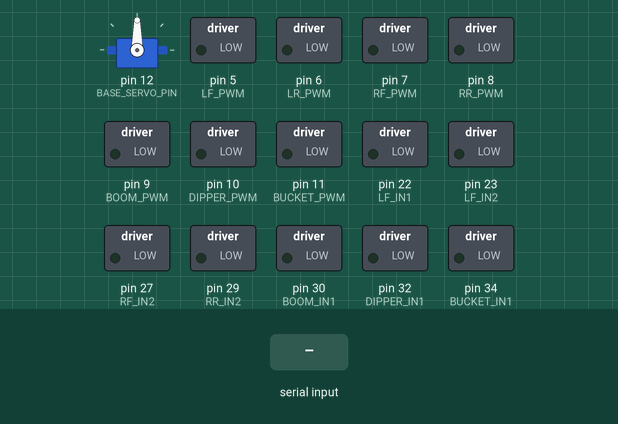
This program was run on a simulated Arduino Mega 2560, built with avr-gcc and run on an emulated ATmega2560. Shown: servo, switched loads named in the program (green lamp = pin HIGH). The test bench sets the inputs (shaded band).

Above: at 1.2 s.
1.3 s: "DRIVE,,45\n" received over Serial
At 2.1 s:
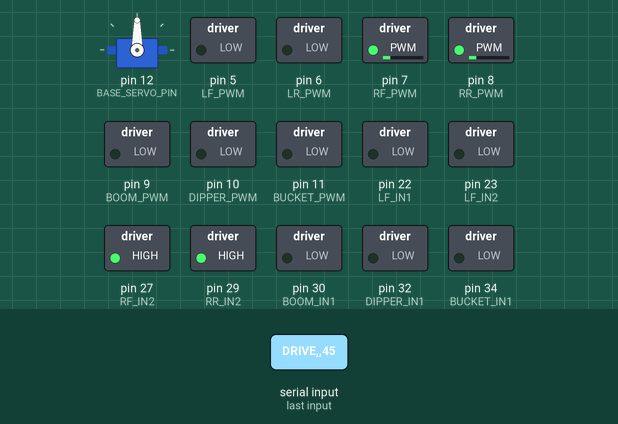
2.8 s: "BOOM,90\n" received over Serial
At 3.2 s:
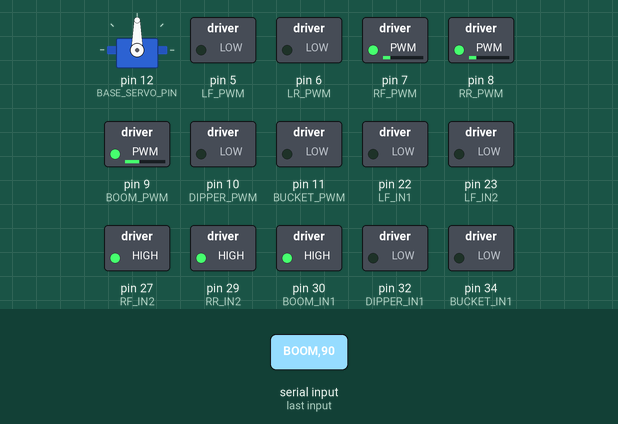
4.3 s: "DIPPER,90\n" received over Serial
At 5.5 s:
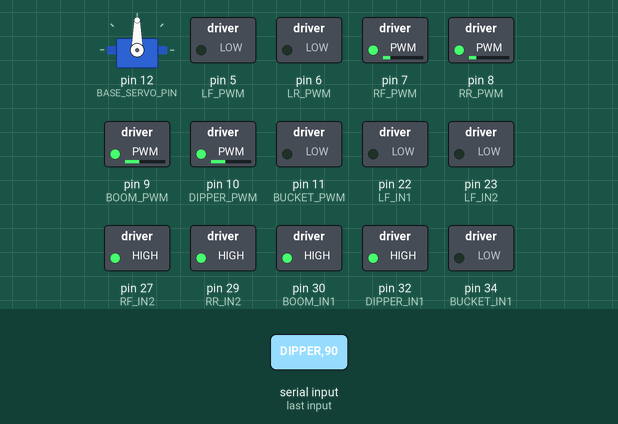
5.8 s: "BOOM,\n" received over Serial
At 6.6 s:
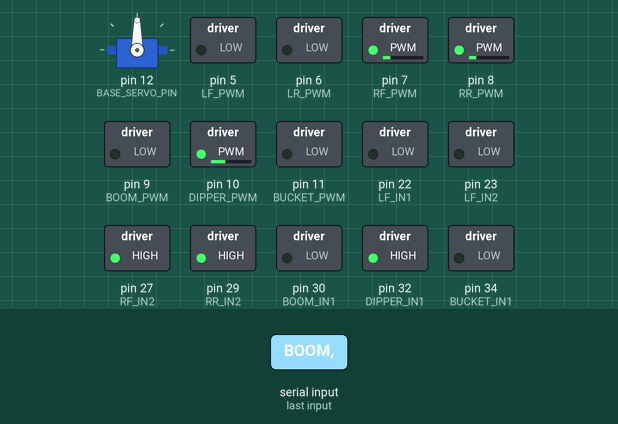
7.3 s: "BUCKET,90\n" received over Serial
At 7.9 s:
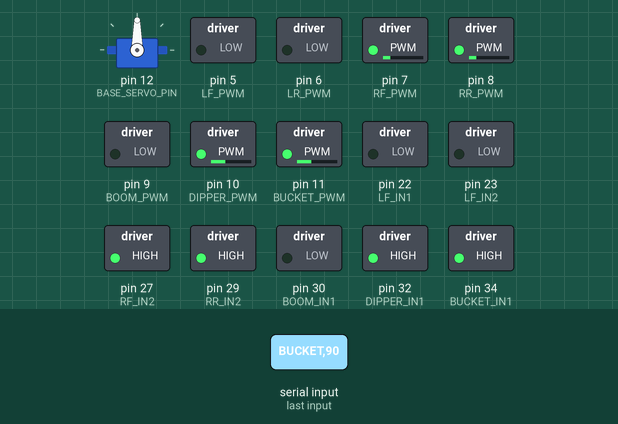
8.8 s: "DIPPER,\n" received over Serial
At 10.1 s:
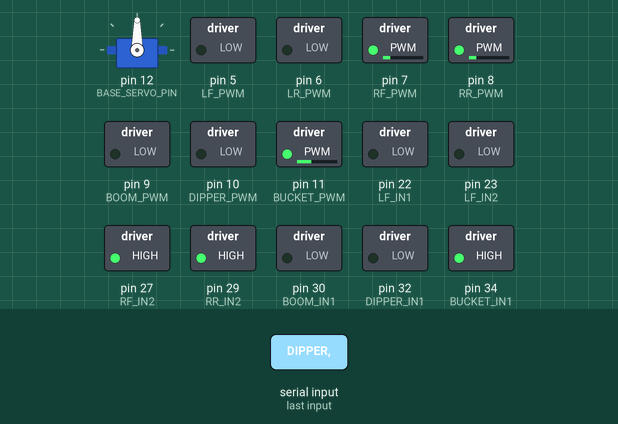
Timing chart, 0 to 11.3 s (numbered marks = the images above; inputs shaded):
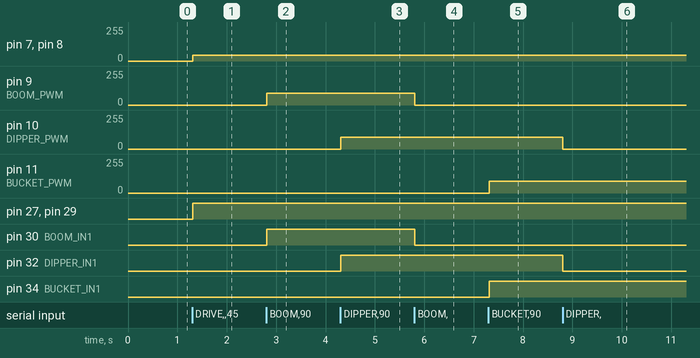

Measured:
- after the input at 1.3 s, pin 7 (RF_PWM), pin 8 (RR_PWM): 0/255 → 45/255 at once; pin 27 (RF_IN2), pin 29 (RR_IN2): LOW → HIGH at once
- after the input at 2.8 s, pin 9 (BOOM_PWM): 0/255 → 90/255 at once; pin 30 (BOOM_IN1): LOW → HIGH at once
- after the input at 4.3 s, pin 10 (DIPPER_PWM): 0/255 → 90/255 at once; pin 32 (DIPPER_IN1): LOW → HIGH at once
- after the input at 5.8 s, pin 9 (BOOM_PWM): 90/255 → 0/255 at once; pin 30 (BOOM_IN1): HIGH → LOW at once
- after the input at 7.3 s, pin 11 (BUCKET_PWM): 0/255 → 90/255 at once; pin 34 (BUCKET_IN1): LOW → HIGH at once
- after the input at 8.8 s, pin 10 (DIPPER_PWM): 90/255 → 0/255 at once; pin 32 (DIPPER_IN1): HIGH → LOW at once

The program:

main.cpp
```cpp
#include <Arduino.h>
#include <Servo.h>

// =====================================
// IAM3D Excavator Robot - Arduino Mega
// 4 drivetrain motors
// 3 linear actuators
// 1 base swivel servo
// =====================================

// -----------------------------
// DRIVETRAIN MOTOR CHANNELS
// 2 L298Ns total for drivetrain
// left front, left rear, right front, right rear
// -----------------------------
#define LF_IN1   22
#define LF_IN2   23
#define LF_PWM   5

#define LR_IN1   24
#define LR_IN2   25
#define LR_PWM   6

#define RF_IN1   26
#define RF_IN2   27
#define RF_PWM   7

#define RR_IN1   28
#define RR_IN2   29
#define RR_PWM   8

// -----------------------------
// LINEAR ACTUATOR L298Ns
// -----------------------------
#define BOOM_IN1    30
#define BOOM_IN2    31
#define BOOM_PWM    9

#define DIPPER_IN1  32
#define DIPPER_IN2  33
#define DIPPER_PWM  10

#define BUCKET_IN1  34
#define BUCKET_IN2  35
#define BUCKET_PWM  11

// -----------------------------
// BASE SWIVEL SERVO
// -----------------------------
#define BASE_SERVO_PIN 12
Servo baseServo;

// -----------------------------
// Servo state
// -----------------------------
int basePos = 90;
const int BASE_MIN = 20;
const int BASE_MAX = 160;
const int BASE_STEP = 3;

// -----------------------------
// Optional inversion flags
// -----------------------------
bool invertLF     = false;
bool invertLR     = false;
bool invertRF     = true;
bool invertRR     = true;

bool invertBoom   = false;
bool invertDipper = false;
bool invertBucket = false;

// -----------------------------
// Generic motor helper
// speed: -255 to 255
// -----------------------------
void setMotor(int in1, int in2, int pwmPin, int speed, bool invertDirection = false) {
  speed = constrain(speed, -255, 255);

  if (invertDirection) {
    speed = -speed;
  }

  if (speed > 0) {
    digitalWrite(in1, HIGH);
    digitalWrite(in2, LOW);
    analogWrite(pwmPin, speed);
  }
  else if (speed < 0) {
    digitalWrite(in1, LOW);
    digitalWrite(in2, HIGH);
    analogWrite(pwmPin, -speed);
  }
  else {
    digitalWrite(in1, LOW);
    digitalWrite(in2, LOW);
    analogWrite(pwmPin, 0);
  }
}

void setLeftDrive(int speed) {
  setMotor(LF_IN1, LF_IN2, LF_PWM, speed, invertLF);
  setMotor(LR_IN1, LR_IN2, LR_PWM, speed, invertLR);
}

void setRightDrive(int speed) {
  setMotor(RF_IN1, RF_IN2, RF_PWM, speed, invertRF);
  setMotor(RR_IN1, RR_IN2, RR_PWM, speed, invertRR);
}

void stopDrive() {
  setLeftDrive(0);
  setRightDrive(0);
}

void stopActuators() {
  setMotor(BOOM_IN1, BOOM_IN2, BOOM_PWM, 0, invertBoom);
  setMotor(DIPPER_IN1, DIPPER_IN2, DIPPER_PWM, 0, invertDipper);
  setMotor(BUCKET_IN1, BUCKET_IN2, BUCKET_PWM, 0, invertBucket);
}

void stopAll() {
  stopDrive();
  stopActuators();
}

void setup() {
  pinMode(LF_IN1, OUTPUT);
  pinMode(LF_IN2, OUTPUT);
  pinMode(LF_PWM, OUTPUT);

  pinMode(LR_IN1, OUTPUT);
  pinMode(LR_IN2, OUTPUT);
  pinMode(LR_PWM, OUTPUT);

  pinMode(RF_IN1, OUTPUT);
  pinMode(RF_IN2, OUTPUT);
  pinMode(RF_PWM, OUTPUT);

  pinMode(RR_IN1, OUTPUT);
  pinMode(RR_IN2, OUTPUT);
  pinMode(RR_PWM, OUTPUT);

  pinMode(BOOM_IN1, OUTPUT);
  pinMode(BOOM_IN2, OUTPUT);
  pinMode(BOOM_PWM, OUTPUT);

  pinMode(DIPPER_IN1, OUTPUT);
  pinMode(DIPPER_IN2, OUTPUT);
  pinMode(DIPPER_PWM, OUTPUT);

  pinMode(BUCKET_IN1, OUTPUT);
  pinMode(BUCKET_IN2, OUTPUT);
  pinMode(BUCKET_PWM, OUTPUT);

  baseServo.attach(BASE_SERVO_PIN);
  baseServo.write(basePos);

  Serial.begin(9600);
  stopAll();
}

void loop() {
  static String input = "";

  while (Serial.available()) {
    char c = Serial.read();

    if (c == '\n') {
      input.trim();

      // --------------------------
      // DRIVE,left,right
      // Example: DRIVE,120,-200
      // --------------------------
      if (input.startsWith("DRIVE,")) {
        int firstComma = input.indexOf(',');
        int secondComma = input.indexOf(',', firstComma + 1);

        if (firstComma > 0 && secondComma > firstComma) {
          int leftSpeed = input.substring(firstComma + 1, secondComma).toInt();
          int rightSpeed = input.substring(secondComma + 1).toInt();

          leftSpeed = constrain(leftSpeed, -255, 255);
          rightSpeed = constrain(rightSpeed, -255, 255);

          setLeftDrive(leftSpeed);
          setRightDrive(rightSpeed);
        }
      }

      // --------------------------
      // BOOM,speed
      // --------------------------
      else if (input.startsWith("BOOM,")) {
        int comma = input.indexOf(',');
        if (comma > 0) {
          int speed = input.substring(comma + 1).toInt();
          speed = constrain(speed, -255, 255);
          setMotor(BOOM_IN1, BOOM_IN2, BOOM_PWM, speed, invertBoom);
        }
      }

      // --------------------------
      // DIPPER,speed
      // --------------------------
      else if (input.startsWith("DIPPER,")) {
        int comma = input.indexOf(',');
        if (comma > 0) {
          int speed = input.substring(comma + 1).toInt();
          speed = constrain(speed, -255, 255);
          setMotor(DIPPER_IN1, DIPPER_IN2, DIPPER_PWM, speed, invertDipper);
        }
      }

      // --------------------------
      // BUCKET,speed
      // --------------------------
      else if (input.startsWith("BUCKET,")) {
        int comma = input.indexOf(',');
        if (comma > 0) {
          int speed = input.substring(comma + 1).toInt();
          speed = constrain(speed, -255, 255);
          setMotor(BUCKET_IN1, BUCKET_IN2, BUCKET_PWM, speed, invertBucket);
        }
      }

      // --------------------------
      // BASE,dir
      // dir = -1, 0, 1
      // --------------------------
      else if (input.startsWith("BASE,")) {
        int comma = input.indexOf(',');
        if (comma > 0) {
          int dir = input.substring(comma + 1).toInt();

          if (dir == -1) basePos -= BASE_STEP;
          else if (dir == 1) basePos += BASE_STEP;

          basePos = constrain(basePos, BASE_MIN, BASE_MAX);
          baseServo.write(basePos);
        }
      }

      else if (input == "STOP_ALL") {
        stopAll();
      }

      input = "";
    }
    else {
      input += c;
    }
  }
}
```
